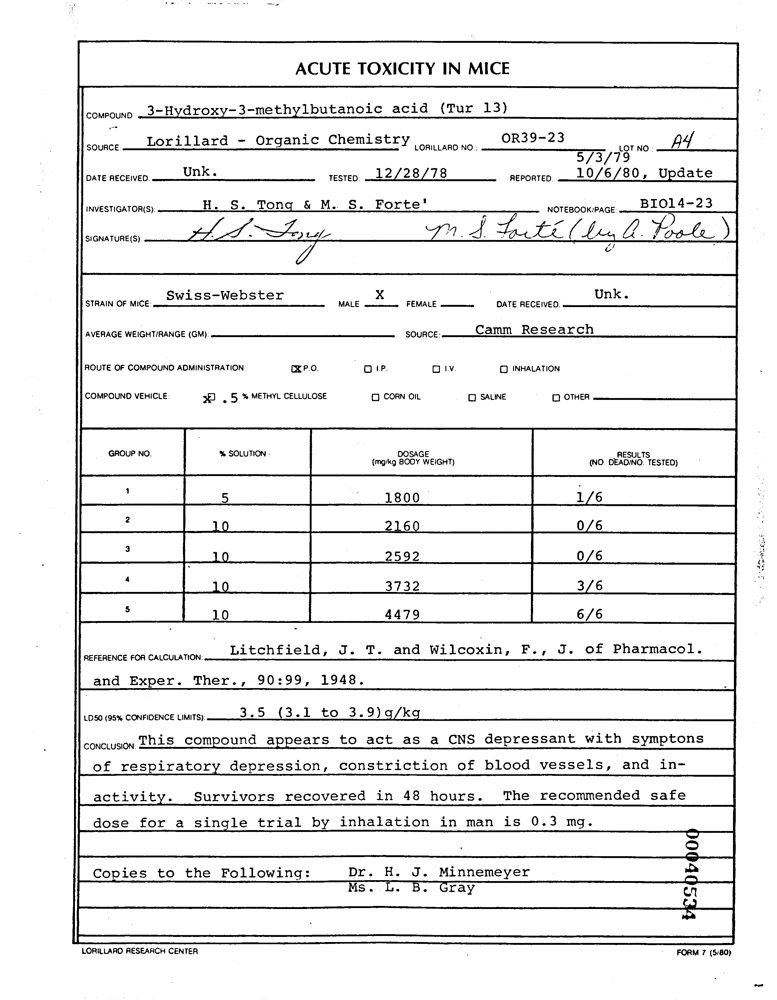
#> input picture DocuMind AI/data/raw/forms/00040534.png, 777 x 1000 px
$ python -i preprocessing.py   (imports and definitions only)
#> lines starting #> are read from the running program, lines starting #| are printed output that depends on the picture
### DocVision AI/src/config.py
"""DocVision-AI Configuration Settings.

This module defines all project-wide constants, path configurations,
data parameters, and training hyperparameters for the DocVision-AI pipeline.
It is designed to be clean, modular, and easily extensible for new document classes.

To add new document classes:
Simply append the new class names to the `CLASSES` list in the Dataset Configuration section.
"""

from pathlib import Path

# ==============================================================================
# 1. PATH CONFIGURATION (Pathlib based)
# ==============================================================================
# Project root directory (resolves to the directory containing this config's parent)
PROJECT_ROOT = Path(__file__).resolve().parent.parent

# Data directories
DATA_DIR = PROJECT_ROOT / "data"
RAW_DATA_DIR = DATA_DIR / "raw"
PROCESSED_DATA_DIR = DATA_DIR / "processed"
SPLITS_DIR = DATA_DIR / "splits"

IS_KAGGLE = Path("/kaggle").exists()

if IS_KAGGLE:
    RAW_DATA_DIR = Path(
        "/kaggle/input/datasets/smitladani/docvision-dataset/docvision-dataset"
    )
else:
    RAW_DATA_DIR = PROJECT_ROOT / "data" / "raw"

# Models and outputs
MODELS_DIR = PROJECT_ROOT / "models"
EXPERIMENT_NAME = "experiment_v1"
EXPERIMENT_DIR = MODELS_DIR / EXPERIMENT_NAME
CHECKPOINT_DIR = MODELS_DIR / "checkpoints"
OUTPUTS_DIR = PROJECT_ROOT / "outputs"
LOGS_DIR = OUTPUTS_DIR / "logs"

# Development directories
NOTEBOOKS_DIR = PROJECT_ROOT / "notebooks"

# Ensure all critical directories exist
directories = [
    DATA_DIR,
    RAW_DATA_DIR,
    PROCESSED_DATA_DIR,
    SPLITS_DIR,
    MODELS_DIR,
    EXPERIMENT_DIR,
    CHECKPOINT_DIR,
    OUTPUTS_DIR,
    LOGS_DIR,
    NOTEBOOKS_DIR,
]

for directory in directories:
    directory.mkdir(parents=True, exist_ok=True)


# ==============================================================================
# 2. DATASET CONFIGURATION
# ==============================================================================
# Classes to classify documents into.
# Easily extendable by adding new document types here (e.g., "Land Records", "Bank Statements").
CLASSES = [
    "Resume",
    "Invoice",
    # Add new classes here to extend the pipeline
]

# Total number of classes
NUM_CLASSES = len(CLASSES)

# Mapping dictionary for class name to index and vice versa
CLASS_TO_IDX = {class_name: idx for idx, class_name in enumerate(CLASSES)}
IDX_TO_CLASS = {idx: class_name for idx, class_name in enumerate(CLASSES)}

# Ensure directory for each class exists in raw data directory
for class_name in CLASSES:
    (RAW_DATA_DIR / class_name).mkdir(parents=True, exist_ok=True)


# ==============================================================================
# 3. IMAGE CONFIGURATION
# ==============================================================================
# Standard target size for deep learning models (e.g., ResNet, ViT)
IMAGE_HEIGHT = 224
IMAGE_WIDTH = 224
IMAGE_SIZE = (IMAGE_HEIGHT, IMAGE_WIDTH)

# Color channels (3 for RGB, 1 for Grayscale)
IMAGE_CHANNELS = 3

# Allowed file extensions for document images
SUPPORTED_EXTENSIONS = {
    ".png",
    ".jpg",
    ".jpeg",
    ".bmp",
    ".tiff",
    ".pdf",  # PDFs will be converted to images during preprocessing
}


# ==============================================================================
# 4. TRAINING CONFIGURATION
# ==============================================================================
# Reproducibility
RANDOM_SEED = 42


# Optimization parameters
BATCH_SIZE = 32
EPOCHS = 20
LEARNING_RATE = 1e-4

# Split ratio for train/validation
VALIDATION_SPLIT = 0.2


# ==============================================================================
# 5. MODEL SAVING CONFIGURATION
# ==============================================================================
# Specific paths for storing model checkpoints and final models
BEST_MODEL_PATH = EXPERIMENT_DIR / "best_model.keras"
FINAL_MODEL_PATH = EXPERIMENT_DIR / "final_model.keras"
METADATA_PATH = EXPERIMENT_DIR / "training_info.json"
HISTORY_PATH = EXPERIMENT_DIR / "history.csv"
CONFUSION_MATRIX_PATH = EXPERIMENT_DIR / "confusion_matrix.png"
CLASSIFICATION_REPORT_PATH = EXPERIMENT_DIR / "classification_report.txt"
ACCURACY_CURVE_PATH = EXPERIMENT_DIR / "accuracy_curve.png"
LOSS_CURVE_PATH = EXPERIMENT_DIR / "loss_curve.png"


# ==============================================================================
# 6. CONFIGURATION VERIFICATION (Utility function)
# ==============================================================================
# [13 lines left out: function print_config_summary, not called in this run]


# [3 lines that do not run on import are left out]

### DocVision AI/src/preprocessing.py
"""DocVision-AI Preprocessing Module.

This module provides utility functions for loading and preprocessing document
images prior to deep learning model ingestion. It handles reading files, BGR-to-RGB
conversion, grayscale adjustments, resizing, and pixel value normalization.

This module is designed in compliance with the Single Responsibility Principle,
independent of any specific deep learning framework (PyTorch/TensorFlow) or
augmentation packages.
"""

import logging
import sys
from pathlib import Path
from typing import Tuple, Union
import cv2
import numpy as np

# Add project root to sys.path to enable running the script directly
project_root = Path(__file__).resolve().parent.parent
if str(project_root) not in sys.path:
    sys.path.insert(0, str(project_root))

# Import configuration constants
from src.config import IMAGE_CHANNELS, IMAGE_SIZE

# Configure logging
# [4 lines not run here, left out]
logger = logging.getLogger(__name__)


def read_image(image_path: Union[str, Path]) -> np.ndarray:
    """Reads an image file from the filesystem.

    Args:
        image_path (Union[str, Path]): Path to the target image file.

    Returns:
        np.ndarray: Loaded image array in BGR format.

    Raises:
        FileNotFoundError: If the image path does not exist.
        ValueError: If the image cannot be read or is empty.
    """
    path = Path(image_path)
    if not path.exists():
        raise FileNotFoundError(f"Image file does not exist: {path}")

    # cv2.imread expects a string path
    img = cv2.imread(str(path.resolve()))
#> img is the input picture: shape (1000, 777, 3); min 0, max 255, mean 235
    if img is None:
        raise ValueError(
            f"Failed to read image. The file might be corrupted or in an unsupported format: {path}"
        )

    return img


def convert_bgr_to_rgb(image: np.ndarray) -> np.ndarray:
    """Converts a BGR image array (default in OpenCV) to RGB format.

    Args:
        image (np.ndarray): Image array in BGR format.

    Returns:
        np.ndarray: Converted image array in RGB format.
    """
    # If the image is 2D (grayscale), no color channel conversion is required.
    if len(image.shape) == 2:
        return image
    return cv2.cvtColor(image, cv2.COLOR_BGR2RGB)


def handle_grayscale(image: np.ndarray, target_channels: int = IMAGE_CHANNELS) -> np.ndarray:
    """Ensures the image matches the target channel count.

    Converts single-channel grayscale to multi-channel RGB, or multi-channel BGR/RGB to
    single-channel grayscale as requested.

    Args:
        image (np.ndarray): Input image array.
        target_channels (int): Target channel count (typically 1 or 3).

    Returns:
        np.ndarray: Image array with the specified number of channels.
    """
#> called with target_channels = 3
    has_channels = len(image.shape) == 3
#> has_channels = True
    num_channels = image.shape[2] if has_channels else 1
#> num_channels = 3

    if target_channels == 3 and num_channels == 1:
        # Convert Grayscale to RGB
        if has_channels:
            image = np.squeeze(image, axis=-1)
        return cv2.cvtColor(image, cv2.COLOR_GRAY2RGB)

    elif target_channels == 1 and num_channels == 3:
        # Convert RGB to Grayscale
        gray = cv2.cvtColor(image, cv2.COLOR_RGB2GRAY)
        return np.expand_dims(gray, axis=-1)

    elif target_channels == 1 and not has_channels:
        # Grayscale, ensure it has a channel dimension (H, W, 1)
        return np.expand_dims(image, axis=-1)

    return image


def resize_image(
    image: np.ndarray,
    target_size: Tuple[int, int] = IMAGE_SIZE,
    pad_color: int = 255,
) -> np.ndarray:
    """Resizes an image preserving its aspect ratio and pads it with a background color.

    Prevents squashing or stretching document layout features. Uses white padding (255)
    by default to match standard document background colors.

    Args:
        image (np.ndarray): Input image array.
        target_size (Tuple[int, int]): A tuple (target_height, target_width) of desired dimensions.
        pad_color (int): Background padding color (0-255). Defaults to 255 (white).

    Returns:
        np.ndarray: Resized and padded image.
    """
#> called with target_size = (224, 224), pad_color = 255
    target_height, target_width = target_size
    h, w = image.shape[:2]
#> h = 1000; w = 777

    # Calculate scaling factor
    scale = min(target_height / h, target_width / w)
#> scale = 0.224
    new_h, new_w = int(round(h * scale)), int(round(w * scale))
#> new_h = 224; new_w = 174

    # Resize retaining aspect ratio
    resized = cv2.resize(image, (new_w, new_h), interpolation=cv2.INTER_AREA)
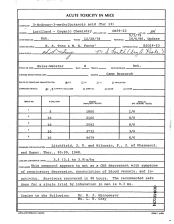
#> resized: shape (224, 174, 3); min 30, max 255, mean 235

    # Initialize padded canvas
    if len(image.shape) == 3:
        channels = image.shape[2]
#> channels = 3
        padded = np.full((target_height, target_width, channels), pad_color, dtype=image.dtype)
    else:
        padded = np.full((target_height, target_width), pad_color, dtype=image.dtype)

    # Offset to center the image
    dy = (target_height - new_h) // 2
#> dy = 0
    dx = (target_width - new_w) // 2
#> dx = 25

    # Paste resized image into the canvas
    padded[dy:dy + new_h, dx:dx + new_w] = resized
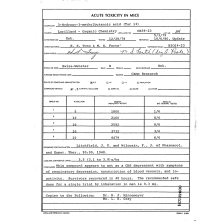
#> padded: shape (224, 224, 3); min 30, max 255, mean 239.5

    return padded


def normalize_image(image: np.ndarray) -> np.ndarray:
    """Normalizes the image pixels to the range [0.0, 1.0] and converts to float32.

    Args:
        image (np.ndarray): Input image array (usually uint8).

    Returns:
        np.ndarray: Normalized float32 image array.
    """
    return image.astype(np.float32) / 255.0


def preprocess_image(
    image_path: Union[str, Path],
    target_size: Tuple[int, int] = IMAGE_SIZE,
    target_channels: int = IMAGE_CHANNELS,
) -> np.ndarray:
    """Performs the complete image preprocessing pipeline.

    Loads the image, converts to RGB, manages grayscale/channel adjustments,
    resizes to target dimensions, and normalizes pixel values to [0.0, 1.0].

    Args:
        image_path (Union[str, Path]): Path to the target image file.
        target_size (Tuple[int, int]): The target (height, width) tuple.
        target_channels (int): Target channel count.

    Returns:
        np.ndarray: Preprocessed float32 NumPy array ready for model consumption.
    """
    try:
        # 1. Read the image
        img = read_image(image_path)

        # 2. Convert from BGR (OpenCV default) to RGB
        img = convert_bgr_to_rgb(img)

        # 3. Handle channel count (e.g., Grayscale to RGB or RGB to Grayscale)
        img = handle_grayscale(img, target_channels=target_channels)

        # 4. Resize to configuration size
        img = resize_image(img, target_size=target_size)

        # 5. Normalize pixel values to [0.0, 1.0]
        preprocessed = normalize_image(img)

        return preprocessed
    except Exception as e:
        logger.error(f"Error during preprocessing for file {image_path}: {e}")
        raise


# [23 lines not run here, left out]

>>> result = preprocess_image('../../DocuMind AI/data/raw/forms/00040534.png')
